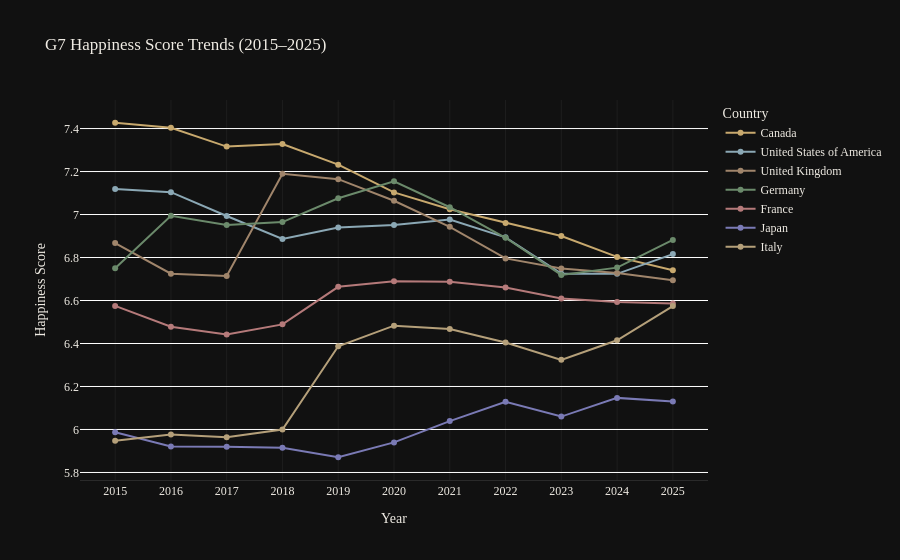

Notebook source saved alongside this figure:
### Markdown cell above
### 7. G7 Countries — Trends & Global Standing

The G7 represents seven of the world's largest and wealthiest economies. Yet their happiness scores tell a more complicated story: the **G7 average ranks roughly 10–15th globally**, consistently trailing Nordic countries that are smaller but score higher on social support, freedom, and institutional trust.

This is arguably the most counterintuitive finding in the dataset — economic supremacy does not translate to wellbeing supremacy.

### Code cell
# Visualization 7 — G7 trends and comparison to top 5
g7_countries = ['United States of America','Canada','United Kingdom','Germany','France','Italy','Japan']
g7_df = master_df[master_df['Country'].isin(g7_countries)]

fig = px.line(
    g7_df, x='Year', y='Happiness_Score', color='Country',
    title='G7 Happiness Score Trends (2015–2025)',
    markers=True, color_discrete_sequence=PALETTE,
)
fig.update_traces(line=dict(width=2))
fig.update_layout(**DARK, xaxis_title='Year', yaxis_title='Happiness Score',
                  xaxis=dict(**AXIS, tickmode='linear', dtick=1),
                  legend=dict(bgcolor='#111111', bordercolor='#1e1e1e'))
fig.show()

# G7 average vs top 5
g7_avg = g7_df.groupby('Year')['Happiness_Score'].mean().reset_index()
g7_avg['Country'] = 'G7 Average'
top_5_countries = df_2025_std.sort_values('Happiness_Score', ascending=False).head(5)['Country'].tolist()
plot_df = pd.concat([g7_avg, master_df[master_df['Country'].isin(top_5_countries)]], ignore_index=True)

fig2 = px.line(
    plot_df, x='Year', y='Happiness_Score', color='Country',
    title='G7 Average vs Top 5 Happiest Countries (2015–2025)',
    markers=True, color_discrete_sequence=[ACCENT] + PALETTE[1:],
)
fig2.update_traces(line=dict(width=2))
fig2.update_layout(**DARK, xaxis_title='Year', yaxis_title='Happiness Score',
                   xaxis=dict(**AXIS, tickmode='linear', dtick=1),
                   legend=dict(bgcolor='#111111', bordercolor='#1e1e1e'))
fig2.show()

# Where would G7 rank each year?
for year in sorted(master_df['Year'].unique()):
    g7_score = g7_avg[g7_avg['Year'] == year]['Happiness_Score'].values[0]
    rank = (master_df[(master_df['Year'] == year) & (master_df['Happiness_Score'] > g7_score)].shape[0]) + 1
    print(f"{year}  G7 avg: {g7_score:.3f}  →  would rank #{rank}")

### Figure 1 — Plotly figure (JSON) as saved in the notebook; plotly's stock layout.template omitted (floating-point values rounded to 4 significant figures)
{"data": [{"hovertemplate": "Country=Canada<br>Year=%{x}<br>Happiness_Score=%{y}<extra></extra>", "legendgroup": "Canada", "line": {"color": "#c8a96e", "dash": "solid", "width": 2}, "marker": {"symbol": "circle"}, "mode": "lines+markers", "name": "Canada", "orientation": "v", "showlegend": true, "type": "scatter", "x": [2015, 2016, 2017, 2018, 2019, 2020, 2021, 2022, 2023, 2024, 2025], "xaxis": "x", "y": [7.427, 7.404, 7.316, 7.328, 7.232, 7.103, 7.025, 6.961, 6.9, 6.803, 6.741], "yaxis": "y"}, {"hovertemplate": "Country=United States of America<br>Year=%{x}<br>Happiness_Score=%{y}<extra></extra>", "legendgroup": "United States of America", "line": {"color": "#8ba8b5", "dash": "solid", "width": 2}, "marker": {"symbol": "circle"}, "mode": "lines+markers", "name": "United States of America", "orientation": "v", "showlegend": true, "type": "scatter", "x": [2015, 2016, 2017, 2018, 2019, 2020, 2021, 2022, 2023, 2024, 2025], "xaxis": "x", "y": [7.119, 7.104, 6.993, 6.886, 6.94, 6.951, 6.977, 6.894, 6.725, 6.724, 6.816], "yaxis": "y"}, {"hovertemplate": "Country=United Kingdom<br>Year=%{x}<br>Happiness_Score=%{y}<extra></extra>", "legendgroup": "United Kingdom", "line": {"color": "#a0856b", "dash": "solid", "width": 2}, "marker": {"symbol": "circle"}, "mode": "lines+markers", "name": "United Kingdom", "orientation": "v", "showlegend": true, "type": "scatter", "x": [2015, 2016, 2017, 2018, 2019, 2020, 2021, 2022, 2023, 2024, 2025], "xaxis": "x", "y": [6.867, 6.725, 6.714, 7.19, 7.165, 7.064, 6.943, 6.796, 6.749, 6.728, 6.694], "yaxis": "y"}, {"hovertemplate": "Country=Germany<br>Year=%{x}<br>Happiness_Score=%{y}<extra></extra>", "legendgroup": "Germany", "line": {"color": "#6b8a6b", "dash": "solid", "width": 2}, "marker": {"symbol": "circle"}, "mode": "lines+markers", "name": "Germany", "orientation": "v", "showlegend": true, "type": "scatter", "x": [2015, 2016, 2017, 2018, 2019, 2020, 2021, 2022, 2023, 2024, 2025], "xaxis": "x", "y": [6.75, 6.994, 6.951, 6.965, 7.076, 7.155, 7.034, 6.892, 6.719, 6.753, 6.882], "yaxis": "y"}, {"hovertemplate": "Country=France<br>Year=%{x}<br>Happiness_Score=%{y}<extra></extra>", "legendgroup": "France", "line": {"color": "#b57a7a", "dash": "solid", "width": 2}, "marker": {"symbol": "circle"}, "mode": "lines+markers", "name": "France", "orientation": "v", "showlegend": true, "type": "scatter", "x": [2015, 2016, 2017, 2018, 2019, 2020, 2021, 2022, 2023, 2024, 2025], "xaxis": "x", "y": [6.575, 6.478, 6.442, 6.489, 6.664, 6.69, 6.687, 6.661, 6.609, 6.593, 6.586], "yaxis": "y"}, {"hovertemplate": "Country=Japan<br>Year=%{x}<br>Happiness_Score=%{y}<extra></extra>", "legendgroup": "Japan", "line": {"color": "#7a7ab5", "dash": "solid", "width": 2}, "marker": {"symbol": "circle"}, "mode": "lines+markers", "name": "Japan", "orientation": "v", "showlegend": true, "type": "scatter", "x": [2015, 2016, 2017, 2018, 2019, 2020, 2021, 2022, 2023, 2024, 2025], "xaxis": "x", "y": [5.987, 5.921, 5.92, 5.915, 5.871, 5.94, 6.039, 6.129, 6.06, 6.147, 6.13], "yaxis": "y"}, {"hovertemplate": "Country=Italy<br>Year=%{x}<br>Happiness_Score=%{y}<extra></extra>", "legendgroup": "Italy", "line": {"color": "#b5a07a", "dash": "solid", "width": 2}, "marker": {"symbol": "circle"}, "mode": "lines+markers", "name": "Italy", "orientation": "v", "showlegend": true, "type": "scatter", "x": [2015, 2016, 2017, 2018, 2019, 2020, 2021, 2022, 2023, 2024, 2025], "xaxis": "x", "y": [5.948, 5.977, 5.964, 6.0, 6.387, 6.483, 6.467, 6.405, 6.324, 6.415, 6.574], "yaxis": "y"}], "layout": {"font": {"color": "#f0ece4", "family": "IBM Plex Mono"}, "legend": {"bgcolor": "#111111", "bordercolor": "#1e1e1e", "title": {"text": "Country"}, "tracegroupgap": 0}, "paper_bgcolor": "#111111", "plot_bgcolor": "#111111", "title": {"text": "G7 Happiness Score Trends (2015–2025)"}, "xaxis": {"anchor": "y", "domain": [0, 1], "dtick": 1, "gridcolor": "#1e1e1e", "linecolor": "#2a2a2a", "tickmode": "linear", "title": {"text": "Year"}, "zerolinecolor": "#1e1e1e"}, "yaxis": {"anchor": "x", "domain": [0, 1], "title": {"text": "Happiness Score"}}}}
